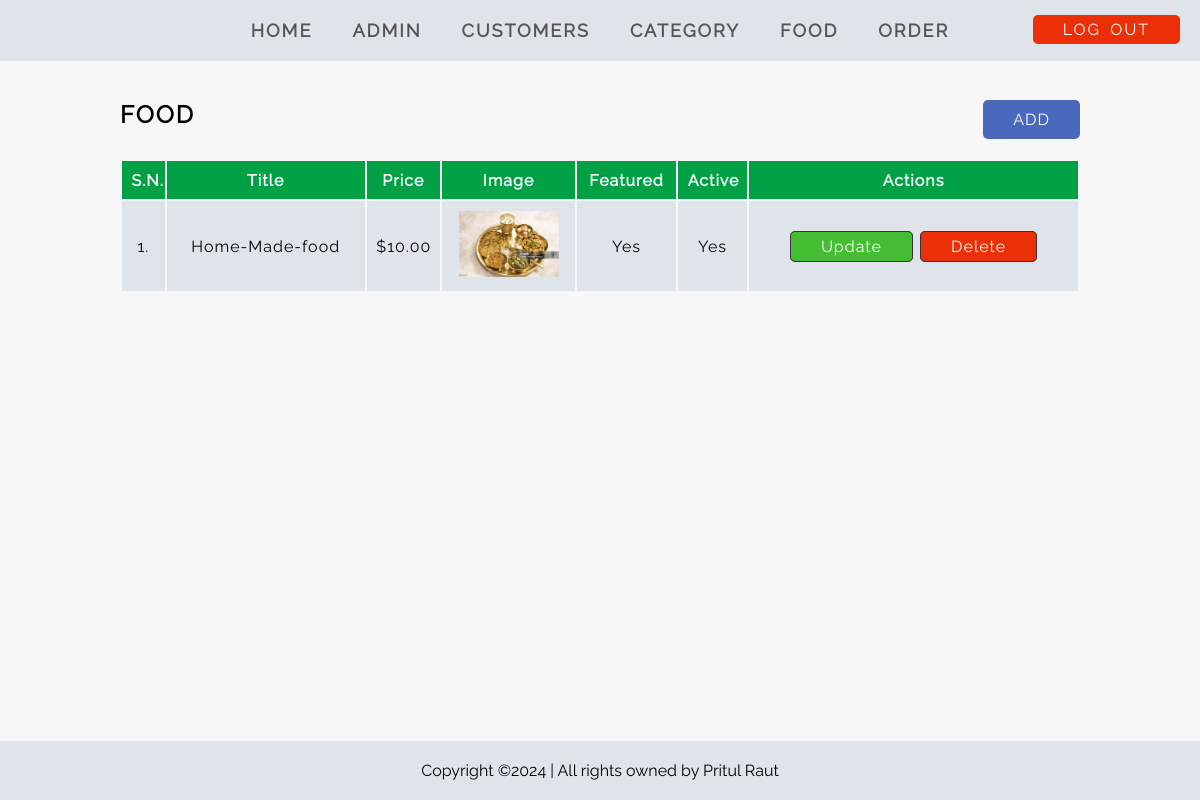
The page /adminPanel/manage-food.php (signed in) on the database its author committed.
### tables this page shows
CREATE TABLE `food` (
  `id` int(10) UNSIGNED NOT NULL,
  `title` varchar(100) NOT NULL,
  `description` text NOT NULL,
  `price` decimal(10,2) NOT NULL,
  `image_name` varchar(255) NOT NULL,
  `category_id` int(10) UNSIGNED NOT NULL,
  `featured` varchar(10) NOT NULL,
  `active` varchar(10) NOT NULL
);

### adminPanel/manage-food.php (the view, shortened to what this page needs)
<?php include 'nav.php' ?>
<div class="main-content">
    <div class="wrapper">
        <div class="admin-header">
            <h2> <strong class="title-letter-space text-uppercase">Food</strong></h2>
            <a href="add-food.php" class="normal-word-space btn-add-color">ADD</a>
        </div>
        <table class="full-width text-center normal-word-space">
            <thead>
                <tr>
                    <th>S.N.</th>
                    <th>Title</th>
                    <th>Price</th>
                    <th>Image</th>
                    <th>Featured</th>
                    <th>Active</th>
                    <th>Actions</th>
                </tr>
            </thead>
            <tbody>
                <?php
                $sql = "select * from food";
                $res = mysqli_query($conn, $sql);
                $count = mysqli_num_rows($res);
                $sn = 1;
                if ($count > 0) {
                    while ($row = mysqli_fetch_assoc($res)) {
                        $id = $row['id'];
                        $title = $row['title'];
                        $price = $row['price'];
                        $imagename = $row['image_name'];
                        $featured = $row['featured'];
                        $active = $row['active'];
                ?>
                        <tr>
                            <td><?php echo $sn++; ?>. </td>
                            <td><?php echo $title; ?></td>
                            <td>$<?php echo $price; ?></td>
                            <td>
                                <?php
                                if ($imagename == "") {
                                    echo "Image not Added";
                                } else {
                                ?>
                                    <img src="<?php echo INDEXPAGE; ?>images/food/<?php echo $imagename; ?>" width="100px">
                                <?php
                                }
                                ?>
                            </td>
                            <td><?php echo $featured; ?></td>
                            <td><?php echo $active; ?></td>
                            <td>
                                <a href="<?php echo INDEXPAGE ?>adminPanel/update-food.php?id=<?php echo $id; ?>" class="link-btn btn-primary-color">Update</a>
                                <a href="<?php echo INDEXPAGE ?>adminPanel/delete-food.php?id=<?php echo $id; ?>&image_name=<?php echo $imagename; ?>" class="link-btn btn-danger-color">Delete</a>
                            </td>
                        </tr>
                <?php
                    }
                }
                ?>
            </tbody>
        </table>
    </div>
</div>
<?php include 'footer.php'  ?>

### css/style.css (style rules this page uses)
* { margin : 0; padding : 0; box-sizing: border-box; }
:root { --primary-color : #00A145; --secondary-color : #dfe4ea; --btn-primary-color: #44bd32; --btn-danger-color : #eb2f06; --btn-add-color : #4a69bd; }
body { font-family : 'raleway-regular'; background-color: #f7f7f7; font-size : 16px; }
.text-center { text-align: center; }
.text-uppercase { text-transform: uppercase; }
.title-letter-space { letter-spacing: 2px; word-spacing : 3px; }
.normal-word-space { letter-spacing: 1px; word-spacing : 2px; }
.full-width { width: 100%; }
.wrapper { width : 80%; margin: 0 auto; }
.main-content { margin: 30px 0; }
table { margin-top: 20px; margin-bottom: 100px; }
table th { padding: 1%; }
table td { padding: 1%; }
table tbody { background-color: var(--secondary-color); }
table thead tr { background-color: var(--primary-color); color : white; }
table tr a { text-decoration: none; color : black; padding : 5px 15px; border : 1px solid #333; }
.admin-header { margin-top: 100px; display : flex; justify-content: space-between; }
.link-btn { text-decoration: none; color : white; padding : 5px 30px; border-radius : 5px; transition : 0.3s; }
.btn-primary-color { background-color: var(--btn-primary-color); }
.btn-danger-color { background-color: var(--btn-danger-color); }
.btn-add-color { background-color: var(--btn-add-color); color : black; padding : 10px 30px; text-decoration : none; color : white; border-radius : 5px; }

### rows shown on the page
food: title "Home-Made-food", price "10.00", image_name (picture), featured "Yes", active "Yes"
